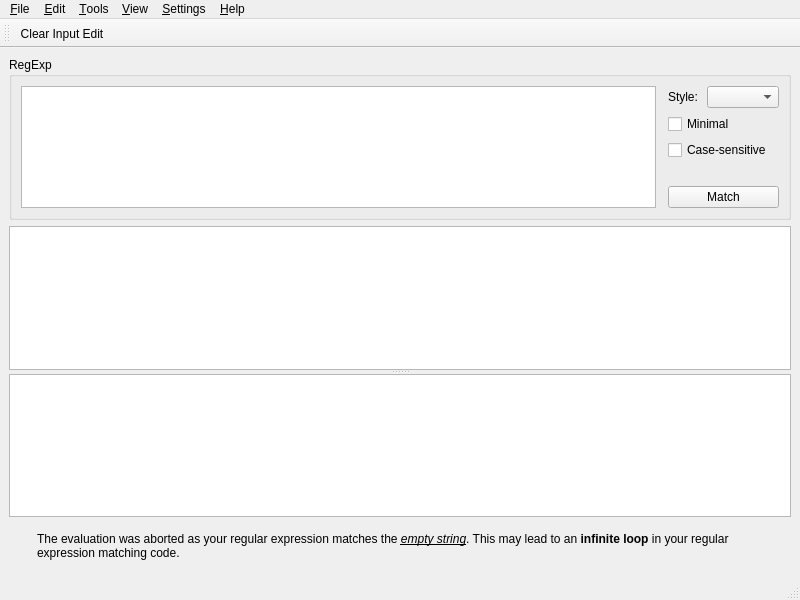
<?xml version="1.0" encoding="UTF-8"?>
<ui version="4.0">
 <class>MainWindow</class>
 <widget class="QMainWindow" name="MainWindow">
  <property name="geometry">
   <rect>
    <x>0</x>
    <y>0</y>
    <width>800</width>
    <height>600</height>
   </rect>
  </property>
  <widget class="QWidget" name="centralwidget">
   <layout class="QGridLayout" name="gridLayout_2">
    <item row="2" column="0" colspan="2">
     <widget class="QSplitter" name="splitter">
      <property name="orientation">
       <enum>Qt::Vertical</enum>
      </property>
      <widget class="QPlainTextEdit" name="inputEdit"/>
      <widget class="QTreeView" name="resultView">
       <property name="alternatingRowColors">
        <bool>true</bool>
       </property>
      </widget>
     </widget>
    </item>
    <item row="0" column="0" rowspan="2" colspan="2">
     <widget class="QGroupBox" name="regExpGroupBox">
      <property name="title">
       <string>RegExp</string>
      </property>
      <layout class="QGridLayout" name="gridLayout">
       <item row="0" column="0">
        <layout class="QHBoxLayout" name="horizontalLayout_2">
         <item>
          <widget class="RegexpTextEdit" name="regexpEdit">
           <property name="documentTitle">
            <string/>
           </property>
          </widget>
         </item>
         <item>
          <spacer name="horizontalSpacer">
           <property name="orientation">
            <enum>Qt::Horizontal</enum>
           </property>
           <property name="sizeType">
            <enum>QSizePolicy::Fixed</enum>
           </property>
           <property name="sizeHint" stdset="0">
            <size>
             <width>6</width>
             <height>20</height>
            </size>
           </property>
          </spacer>
         </item>
         <item>
          <layout class="QVBoxLayout" name="verticalLayout">
           <item>
            <layout class="QHBoxLayout" name="horizontalLayout">
             <item>
              <widget class="QLabel" name="label_2">
               <property name="text">
                <string>Style:</string>
               </property>
              </widget>
             </item>
             <item>
              <widget class="QComboBox" name="syntaxComboBox"/>
             </item>
            </layout>
           </item>
           <item>
            <widget class="QCheckBox" name="minimalCheckBox">
             <property name="text">
              <string>Minimal</string>
             </property>
            </widget>
           </item>
           <item>
            <widget class="QCheckBox" name="caseSensitivityCheckBox">
             <property name="text">
              <string>Case-sensitive</string>
             </property>
            </widget>
           </item>
           <item>
            <spacer name="verticalSpacer">
             <property name="orientation">
              <enum>Qt::Vertical</enum>
             </property>
             <property name="sizeType">
              <enum>QSizePolicy::Fixed</enum>
             </property>
             <property name="sizeHint" stdset="0">
              <size>
               <width>111</width>
               <height>20</height>
              </size>
             </property>
            </spacer>
           </item>
           <item>
            <widget class="QPushButton" name="matchButton">
             <property name="text">
              <string>Match</string>
             </property>
            </widget>
           </item>
          </layout>
         </item>
        </layout>
       </item>
      </layout>
     </widget>
    </item>
    <item row="3" column="1">
     <widget class="QWidget" name="warningWidget" native="true">
      <layout class="QHBoxLayout" name="horizontalLayout_3" stretch="0,1">
       <item>
        <widget class="QLabel" name="emptyStringMatchedIconLabel">
         <property name="text">
          <string/>
         </property>
         <property name="alignment">
          <set>Qt::AlignCenter</set>
         </property>
        </widget>
       </item>
       <item>
        <widget class="QLabel" name="emptyStringMatchedLabel">
         <property name="text">
          <string>&lt;!DOCTYPE HTML PUBLIC &quot;-//W3C//DTD HTML 4.0//EN&quot; &quot;http://www.w3.org/TR/REC-html40/strict.dtd&quot;&gt;
&lt;html&gt;&lt;head&gt;&lt;meta name=&quot;qrichtext&quot; content=&quot;1&quot; /&gt;&lt;style type=&quot;text/css&quot;&gt;
p, li { white-space: pre-wrap; }
&lt;/style&gt;&lt;/head&gt;&lt;body style=&quot; font-family:'Sans Serif'; font-size:9pt; font-weight:400; font-style:normal;&quot;&gt;
&lt;table border=&quot;0&quot; style=&quot;-qt-table-type: root; margin-top:4px; margin-bottom:4px; margin-left:4px; margin-right:4px;&quot;&gt;
&lt;tr&gt;
&lt;td style=&quot;border: none;&quot;&gt;
&lt;p style=&quot; margin-top:0px; margin-bottom:0px; margin-left:0px; margin-right:0px; -qt-block-indent:0; text-indent:0px;&quot;&gt;The evaluation was aborted as your regular expression matches the &lt;span style=&quot; font-style:italic; text-decoration: underline;&quot;&gt;empty&lt;/span&gt;&lt;span style=&quot; text-decoration: underline;&quot;&gt; &lt;/span&gt;&lt;span style=&quot; font-style:italic; text-decoration: underline;&quot;&gt;string&lt;/span&gt;. This may lead to an &lt;span style=&quot; font-weight:600;&quot;&gt;infinite loop&lt;/span&gt; in your regular expression matching code.&lt;/p&gt;&lt;/td&gt;&lt;/tr&gt;&lt;/table&gt;&lt;/body&gt;&lt;/html&gt;</string>
         </property>
         <property name="wordWrap">
          <bool>true</bool>
         </property>
        </widget>
       </item>
      </layout>
     </widget>
    </item>
   </layout>
   <zorder>splitter</zorder>
   <zorder>regExpGroupBox</zorder>
   <zorder>warningWidget</zorder>
  </widget>
  <widget class="QMenuBar" name="menubar">
   <property name="geometry">
    <rect>
     <x>0</x>
     <y>0</y>
     <width>800</width>
     <height>22</height>
    </rect>
   </property>
   <widget class="QMenu" name="menu_Edit">
    <property name="title">
     <string>&amp;Edit</string>
    </property>
    <addaction name="clearInputEditAct"/>
    <addaction name="clearRegExpEditAct"/>
    <addaction name="separator"/>
   </widget>
   <widget class="QMenu" name="menu_Help">
    <property name="title">
     <string>&amp;Help</string>
    </property>
    <addaction name="aboutAct"/>
   </widget>
   <widget class="QMenu" name="menu_File">
    <property name="title">
     <string>&amp;File</string>
    </property>
    <widget class="QMenu" name="recentFilesMenu">
     <property name="title">
      <string>Recently Opened files</string>
     </property>
    </widget>
    <addaction name="openAct"/>
    <addaction name="recentFilesMenu"/>
    <addaction name="separator"/>
    <addaction name="quitAct"/>
   </widget>
   <widget class="QMenu" name="menu_Tools">
    <property name="title">
     <string>&amp;Tools</string>
    </property>
    <addaction name="escapedPatternAct"/>
   </widget>
   <widget class="QMenu" name="menu_Settings">
    <property name="title">
     <string>&amp;Settings</string>
    </property>
    <addaction name="preferencesAct"/>
   </widget>
   <widget class="QMenu" name="menu_View">
    <property name="title">
     <string>&amp;View</string>
    </property>
    <widget class="QMenu" name="toolbarsMenu">
     <property name="title">
      <string>Toolbars</string>
     </property>
    </widget>
    <addaction name="toolbarsMenu"/>
   </widget>
   <addaction name="menu_File"/>
   <addaction name="menu_Edit"/>
   <addaction name="menu_Tools"/>
   <addaction name="menu_View"/>
   <addaction name="menu_Settings"/>
   <addaction name="menu_Help"/>
  </widget>
  <widget class="QStatusBar" name="statusbar"/>
  <widget class="QToolBar" name="inputEditToolbar">
   <property name="windowTitle">
    <string>Input Edit</string>
   </property>
   <property name="movable">
    <bool>true</bool>
   </property>
   <property name="toolButtonStyle">
    <enum>Qt::ToolButtonFollowStyle</enum>
   </property>
   <property name="floatable">
    <bool>false</bool>
   </property>
   <attribute name="toolBarArea">
    <enum>TopToolBarArea</enum>
   </attribute>
   <attribute name="toolBarBreak">
    <bool>false</bool>
   </attribute>
   <addaction name="clearInputEditAct"/>
  </widget>
  <action name="openAct">
   <property name="text">
    <string>&amp;Open</string>
   </property>
   <property name="shortcut">
    <string>Ctrl+O</string>
   </property>
  </action>
  <action name="quitAct">
   <property name="text">
    <string>&amp;Quit</string>
   </property>
  </action>
  <action name="matchAct">
   <property name="text">
    <string>&amp;Match</string>
   </property>
   <property name="toolTip">
    <string>Match</string>
   </property>
   <property name="shortcut">
    <string>Ctrl+R</string>
   </property>
  </action>
  <action name="aboutAct">
   <property name="text">
    <string>&amp;About</string>
   </property>
  </action>
  <action name="clearInputEditAct">
   <property name="text">
    <string>Clear Input Edit</string>
   </property>
   <property name="shortcut">
    <string>Ctrl+L</string>
   </property>
  </action>
  <action name="clearRegExpEditAct">
   <property name="text">
    <string>Clear RegExp Edit</string>
   </property>
   <property name="shortcut">
    <string>Ctrl+K</string>
   </property>
  </action>
  <action name="escapedPatternAct">
   <property name="text">
    <string>Escaped pattern</string>
   </property>
  </action>
  <action name="preferencesAct">
   <property name="text">
    <string>Preferences...</string>
   </property>
   <property name="menuRole">
    <enum>QAction::PreferencesRole</enum>
   </property>
  </action>
 </widget>
 <customwidgets>
  <customwidget>
   <class>RegexpTextEdit</class>
   <extends>QPlainTextEdit</extends>
   <header location="global">regexptextedit.h</header>
  </customwidget>
 </customwidgets>
 <tabstops>
  <tabstop>regexpEdit</tabstop>
  <tabstop>syntaxComboBox</tabstop>
  <tabstop>minimalCheckBox</tabstop>
  <tabstop>caseSensitivityCheckBox</tabstop>
  <tabstop>matchButton</tabstop>
  <tabstop>inputEdit</tabstop>
  <tabstop>resultView</tabstop>
 </tabstops>
 <resources/>
 <connections/>
</ui>
